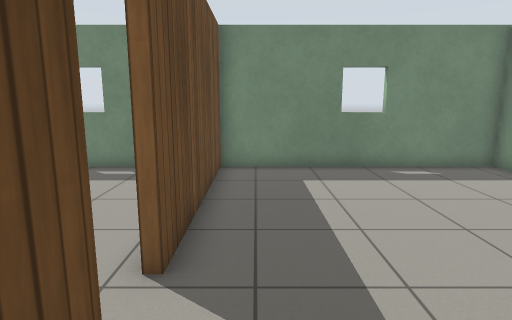
View 1 (above)

12 first-person views from a walk through a robot-simulator world made for Gazebo. The camera is 1.2 m above the floor, tilts 10° down and sees 75° across. The floor is counted in squares, 0.5 m on a side. Each view is taken from the middle of a square. On the plan, view 1 faces up. The plan holds only what a view shows up to about 19 squares ahead; the rest is blank. Gazebo's built-in surfaces are drawn with simple patterns.

View 2
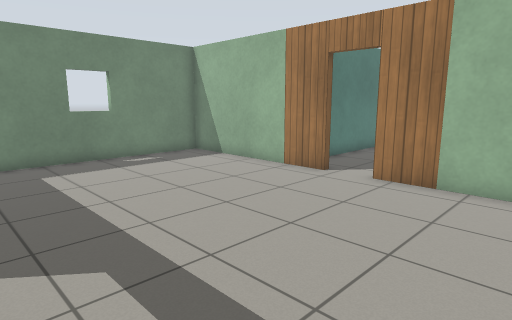

View 3
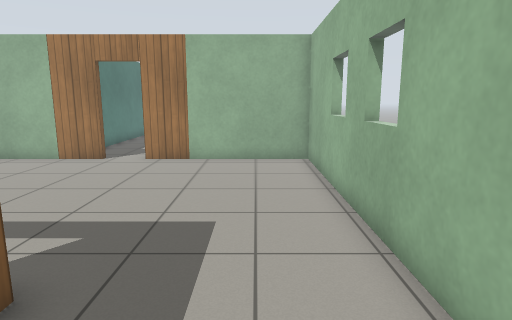

View 4
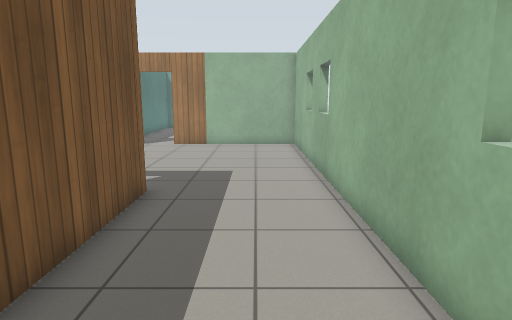

View 5
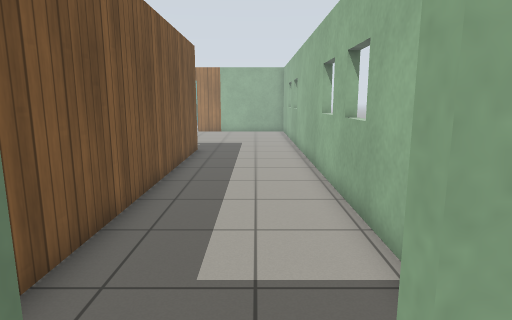

View 6
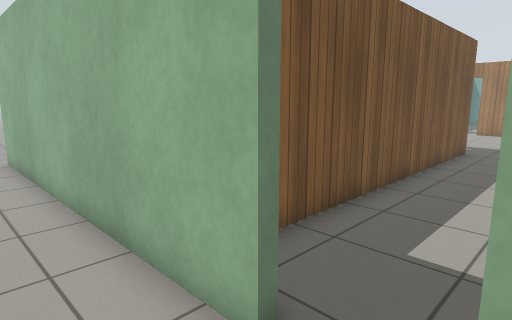

View 7
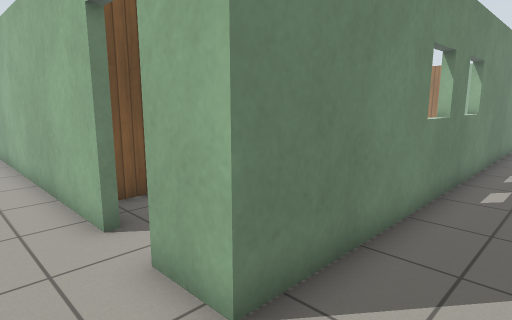

View 8
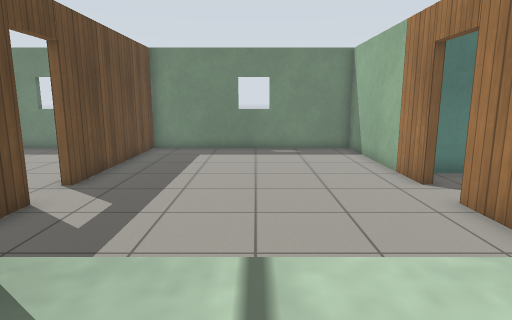

View 9
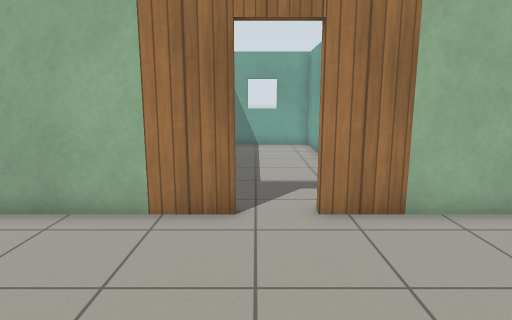

View 10
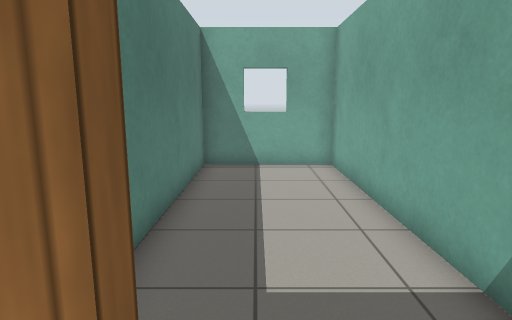

View 11
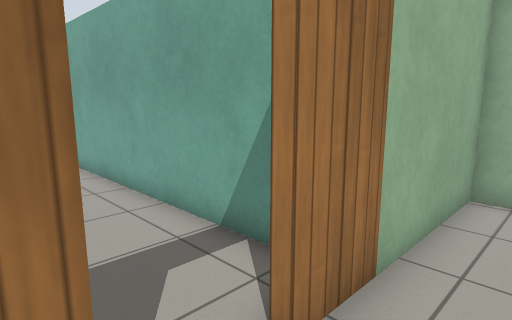

View 12
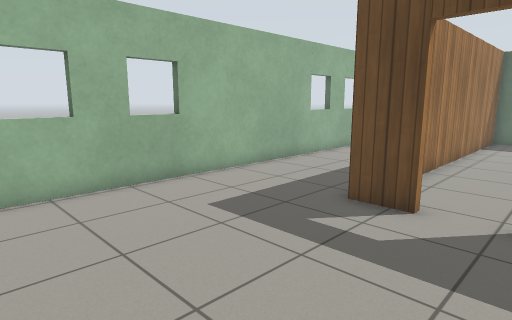

### Floor plan
Ten units are one square. View 1 is at (0, 0); x grows to the right and y downward. Boxes are objects, and circles mark ways between rooms. Rooms are numbered by the first view taken in them; rooms with no view inside come last. Other rooms are left out.
<svg viewBox="-175 -130 385 185">
<path fill="none" stroke="#000" d="M-13 -26 -13 -9 -159 -9M88 -44 88 -122 -13 -122 -13 -43M-134 42 88 42 88 -26M3 45 -168 45 -168 26M-168 10 -168 -125M105 -11 205 -11 205 -60 100 -60"/>
<circle cx="-170" cy="15" r="3" fill="#2a7"/>
<circle cx="90" cy="-35" r="3" fill="#2a7"/>
<text x="0" y="-20">1</text>
<text x="30" y="50">2</text>
<text x="150" y="-30">3</text>
</svg>
Room 1 opens to room 2. Room 1 opens to room 3.

Where each view was taken, in squares from view 1:
view 1: 0 up, 0 right, facing up
view 2: 2 down, 1 left, facing up-right
view 3: 2 down, 5 left, facing right
view 4: 2 down, 10 left, facing right
view 5: 2 down, 18 left, facing right
view 6: 3 down, 19 left, facing up-right
view 7: 7 down, 19 left, facing up-right
view 8: 5 down, 4 right, facing up
view 9: 4 up, 2 right, facing right
view 10: 4 up, 8 right, facing right
view 11: 5 up, 7 right, facing down-right
view 12: 5 up, 6 right, facing down-left
